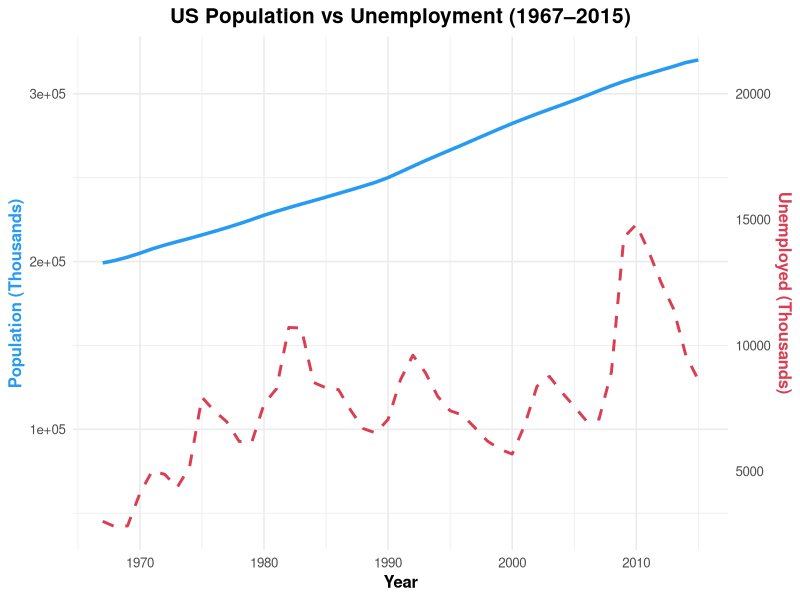
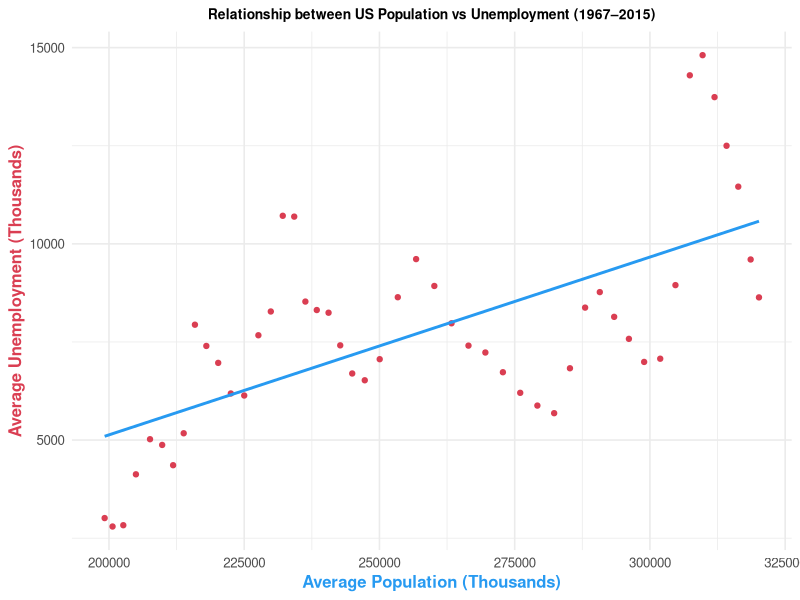

These charts were generated, in order, by the following R code:
## ---- chunk 1
# Importing necessary libraries and the economics data set
library(ggplot2)
library(dplyr)
library(knitr)
data("economics")
## ---- chunk 2
kable(head(economics), caption = "First 6 rows of the economics dataset")
## ---- chunk 3
economics <- economics %>%
  mutate(year = as.numeric(format(date, "%Y")))

# group the dataset by year and calculate the yearly averages for population & unemployment
annual_summary <- economics %>%
  group_by(year) %>%
  summarise(
    avg_population = mean(pop),
    avg_unemployed = mean(unemploy),
    .groups = "drop"
  )
kable(head(annual_summary, 10), caption = "Average Population and Unemployment (1967–1976)")
## ---- chunk 4
ggplot(annual_summary, aes(x = year)) +
  geom_line(aes(y = avg_population), color = "#279AF1", linewidth = 1.2) +
  geom_line(aes(y = avg_unemployed * 15), color = "#DA3E52", linewidth = 1, linetype = "dashed") +
  scale_y_continuous(
    name = "Population (Thousands)",
    sec.axis = sec_axis(~./15, name = "Unemployed (Thousands)")
  ) +
  
  labs(
    title = "US Population vs Unemployment (1967–2015)",
    x = "Year",
  ) +
  theme_minimal(base_size = 12) +
  theme(
    plot.title = element_text(face = "bold", size = 15, hjust = 0.5),
    plot.subtitle = element_text(size = 11, hjust = 0.5, margin = margin(b = 10)),
    axis.title.y.left = element_text(color = "#279AF1", face = "bold"),
    axis.title.y.right = element_text(color = "#DA3E52", face = "bold"),
    axis.title.x = element_text(face = "bold"),
    legend.position = "none"
  )

## ---- chunk 5
ggplot(annual_summary, aes(x = avg_population, y = avg_unemployed)) +
  geom_point(color = "#DA3E52") +
  geom_smooth(method = "lm", se = FALSE, color = "#279AF1") +
  labs(
    title = "Relationship between US Population vs Unemployment (1967–2015)",
    x = "Average Population (Thousands)",
    y = "Average Unemployment (Thousands)"
  ) +
  theme_minimal(base_size = 12) +
  theme(
    plot.title = element_text(face = "bold", size = 10, hjust = 0.5),
    plot.subtitle = element_text(size = 11, hjust = 0.5, margin = margin(b = 10)),
    axis.title.y.left = element_text(color = "#DA3E52", face = "bold"),
    axis.title.x = element_text(color = "#279AF1", face = "bold")
  )
